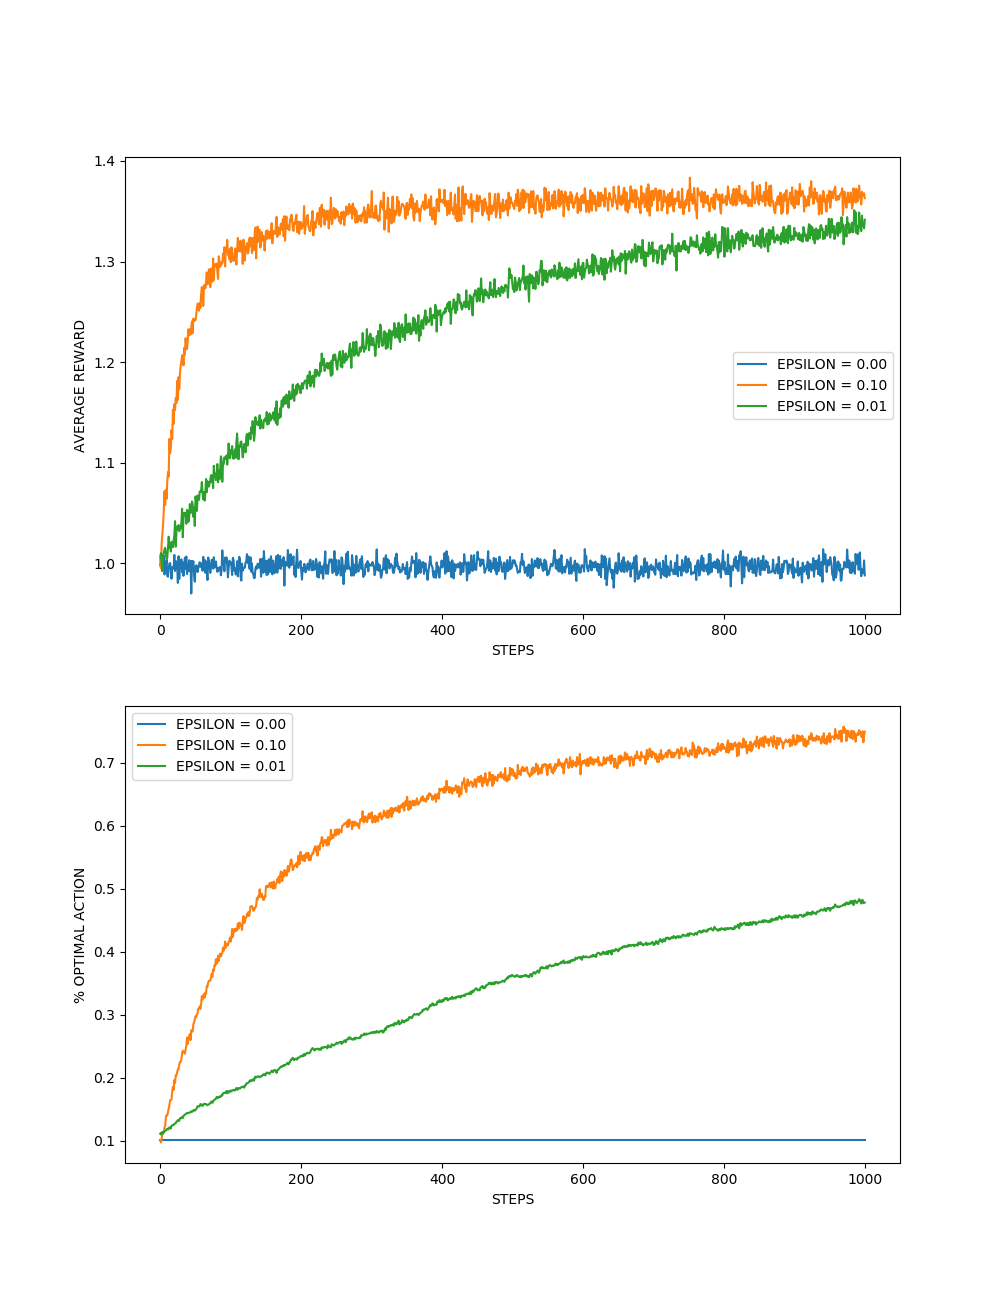

Recreate this plot in Python.
import numpy as np
import matplotlib.pyplot as plt

EPSILONS = [0, 0.1, 0.01]
RUNS = 2000
TIME = 1000


class Bandit:
    def __init__(self, EPSILON = 0, SAMPLE_AVERAGES = False, K_ARM = 10, TRUE_REWARD = 0., INITIAL = 0, STEP_SIZE = 0.01):
        self.EPSILONS = EPSILON
        self.TIME = 0
        self.STEP_SIZE = STEP_SIZE
        self.K = K_ARM
        self.INITIAL = INITIAL
        self.SAMPLE_AVERAGES = SAMPLE_AVERAGES
        self.TRUE_REWARD = TRUE_REWARD
        self.INDICES = np.arange(self.K)


    def reset(self):
        self.Q_TRUE = np.random.rand(self.K)
        self.Q_ESTIMATE = np.zeros(self.K)
        self.ACTION_COUNT = np.zeros(self.K)
        self.BEST_ACTION = np.argmax(self.Q_TRUE)
        self.TIME = 0

    def act(self):
        if np.random.rand() < self.EPSILONS:
            return np.random.choice(self.INDICES)

        Q_BEST = np.max(self.Q_ESTIMATE)
        return np.random.choice(np.where(self.Q_ESTIMATE == Q_BEST)[0])

    def step(self, ACTION):
        REWARD = np.random.rand() + self.Q_TRUE[ACTION]
        self.TIME += 1
        self.ACTION_COUNT[ACTION] += 1

        if self.SAMPLE_AVERAGES:
            self.Q_ESTIMATE[ACTION] += (REWARD - self.Q_ESTIMATE[ACTION]) / self.ACTION_COUNT[ACTION]
        else:
            self.Q_ESTIMATE[ACTION] += self.STEP_SIZE * (REWARD - self.Q_ESTIMATE[ACTION])

        return REWARD
            
        
def simulate(RUNS, TIME, BANDITS):
    REWARDS = np.zeros((len(BANDITS), RUNS, TIME))
    BEST_ACTION_COUNTS = np.zeros(REWARDS.shape)

    for i, BANDIT in enumerate(BANDITS):
        for r in range(RUNS):
            BANDIT.reset()
            for t in range(TIME):
                ACTION = BANDIT.act()
                REWARD = BANDIT.step(ACTION)
                REWARDS[i, r, t] = REWARD
                if ACTION == BANDIT.BEST_ACTION:
                    BEST_ACTION_COUNTS[i, r, t] = 1

    MEAN_BEST_ACTION_COUNTS = BEST_ACTION_COUNTS.mean(axis = 1)
    MEAN_REWARDS = REWARDS.mean(axis = 1)
    return MEAN_BEST_ACTION_COUNTS, MEAN_REWARDS



BANDITS = [Bandit(EPSILON = EPS, SAMPLE_AVERAGES = True) for EPS in EPSILONS]
BEST_ACTION_COUNTS, REWARDS = simulate(RUNS, TIME, BANDITS)
plt.figure(figsize = (10, 20))

plt.subplot(2, 1, 1)
for EPS, REWARDS in zip(EPSILONS, REWARDS):
    plt.plot(REWARDS, label = 'EPSILON = %.02f' % (EPS))
plt.xlabel('STEPS')
plt.ylabel('AVERAGE REWARD')
plt.legend()

plt.subplot(2, 1, 2)
for EPS, COUNTS in zip(EPSILONS, BEST_ACTION_COUNTS):
    plt.plot(COUNTS, label = 'EPSILON = %.02f' % (EPS))
plt.xlabel('STEPS')
plt.ylabel('% OPTIMAL ACTION')
plt.legend()

plt.show()
